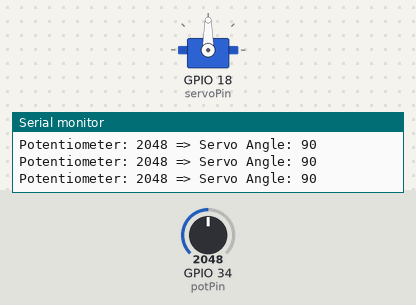
This sketch was run on a simulated ESP32. Parts: servo, the last lines printed to the serial monitor. The inputs (shaded band) are chosen by the test bench; at power-on: GPIO 34 (potPin) = 2048.

Above: at 1.2 s.
1.3 s: GPIO 34 (potPin) set to 2866
At 1.7 s:
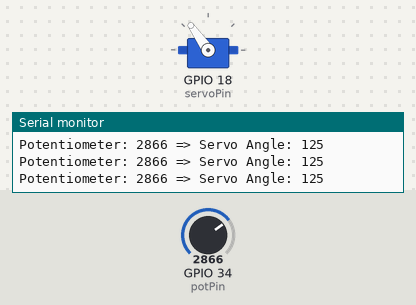
2.8 s: GPIO 34 (potPin) set to 3603
At 3.1 s:
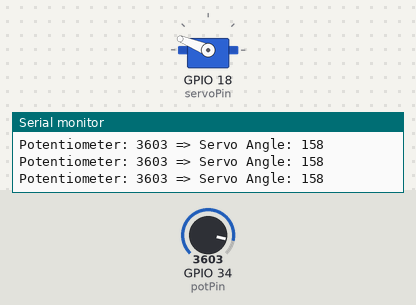
4.3 s: GPIO 34 (potPin) set to 4095
At 5.1 s:
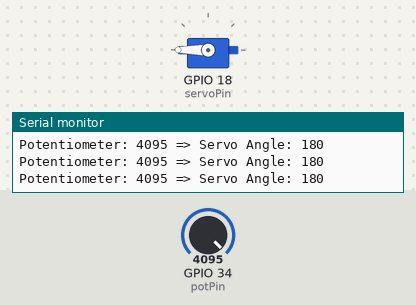
5.8 s: GPIO 34 (potPin) set to 1228
At 6.5 s:
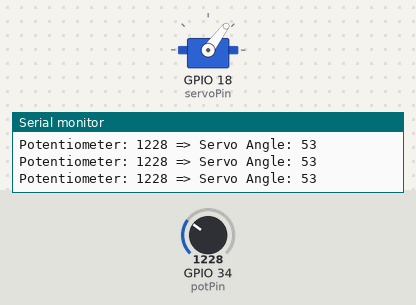
7.3 s: GPIO 34 (potPin) set to 1060
At 8.5 s:
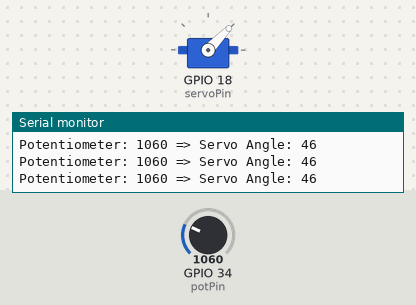
8.8 s: GPIO 34 (potPin) set to 945
At 9.9 s:
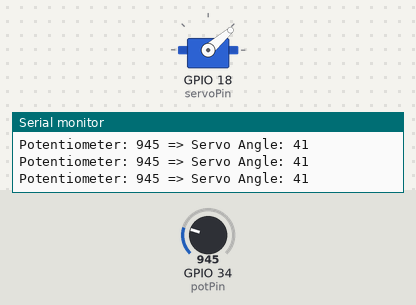
Timing chart, 0 to 11.3 s (numbered marks = the images above; inputs shaded):
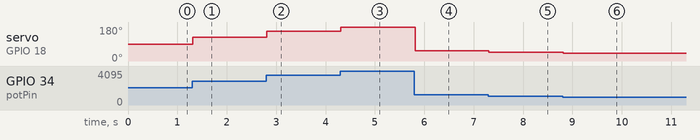

The sketch:

Test_Servo.ino
```cpp
#include <ESP32Servo.h>

Servo myServo;

// Визначаємо піни
const int potPin = 34;   // Аналоговий пін для потенціометра
const int servoPin = 18; // Пін для сервоприводу

// Змінні для зберігання значень
int potValue = 0;
int servoAngle = 0;

void setup() {
  // Ініціалізація Serial монітора для перевірки значень
  Serial.begin(115200);

  // Налаштування сервоприводу (стандартні таймінги 500-2400 мкс)
  myServo.attach(servoPin, 500, 2400);
}

void loop() {
  // 1. Читаємо значення з потенціометра (діапазон 0 - 4095)
  potValue = analogRead(potPin);

  // 2. Масштабуємо значення АЦП (0-4095) у кут для серво (0-180 градусів)
  servoAngle = map(potValue, 0, 4095, 0, 180);

  // 3. Відправляємо команду на сервопривід
  myServo.write(servoAngle);

  // 4. Виводимо дані в консоль для діагностики
  Serial.print("Potentiometer: ");
  Serial.print(potValue);
  Serial.print(" => Servo Angle: ");
  Serial.println(servoAngle);

  // Невелика затримка для стабільності роботи (щоб не перевантажувати шину)
  delay(15);
}
```

Measured:
- after the input at 1.3 s, servo on GPIO 18 (servoPin): 90° → 125° at once
- after the input at 2.8 s, servo on GPIO 18 (servoPin): 125° → 158° at once
- after the input at 4.3 s, servo on GPIO 18 (servoPin): 158° → 180° at once
- after the input at 5.8 s, servo on GPIO 18 (servoPin): 180° → 53° at once
- after the input at 7.3 s, servo on GPIO 18 (servoPin): 53° → 46° at once
- after the input at 8.8 s, servo on GPIO 18 (servoPin): 46° → 41° at once
